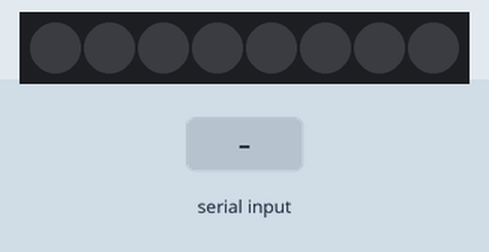
The sketch below on a simulated ESP32. On the bench: 8 RGB LEDs in strip order, left to right. The inputs (shaded band) are chosen by the test bench. Dim RGB values are drawn brighter than linear.

Above: at 1.2 s.
1.3 s: "rojo" received over Serial
At 3.5 s:
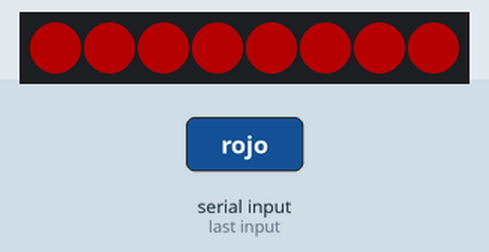
3.8 s: "verde" received over Serial
At 5.7 s:
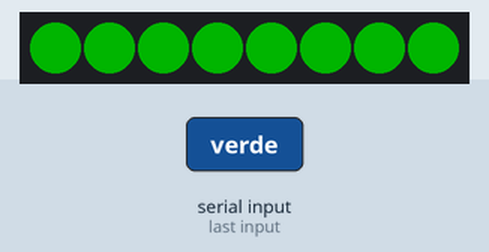
6.3 s: "azul" received over Serial
At 7.6 s:
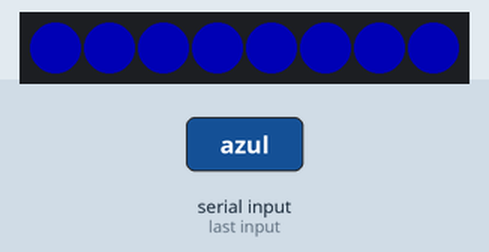
Timing chart, 0 to 9.3 s (numbered marks = the images above; inputs shaded):
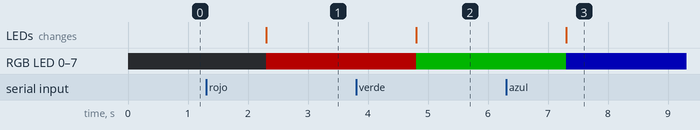

Measured:
- after the input at 1.3 s, RGB LED 0–7: off → RGB(64, 0, 0) after 1.0 s; the LEDs: change after 1.0 s (image 1)
- after the input at 3.8 s, RGB LED 0–7: RGB(64, 0, 0) → RGB(0, 64, 0) after 1.0 s; the LEDs: change after 1.0 s (image 2)
- after the input at 6.3 s, RGB LED 0–7: RGB(0, 64, 0) → RGB(0, 0, 64) after 1.0 s; the LEDs: change after 1.0 s (image 3)

The sketch:

NP05_colorSerial.ino
```cpp
#include <Adafruit_NeoPixel.h>

#define NUMPIXELS 8
#define PIN 26

Adafruit_NeoPixel tira = Adafruit_NeoPixel(NUMPIXELS, PIN, NEO_GRB + NEO_KHZ800);

struct RGB
{
  RGB(unsigned int _r, unsigned int _g, unsigned int _b)
  {
    r = _r;
    g = _g;
    b = _b;
  }

  unsigned int r = 255;
  unsigned int g = 255;
  unsigned int b = 255;

  uint32_t getColor()
  {
    return tira.Color(r, g, b);
  }
};

RGB rojo(255, 0, 0);
RGB verde(0, 255, 0);
RGB azul(0, 0, 255);
RGB off(0, 0, 0);

RGB colorActual = off;

void setup()
{
  tira.begin();
  tira.setBrightness(64);
  tira.clear();

  Serial.begin(9600);
}

void loop()
{
  if(Serial.available())
  {
    String entrada = Serial.readString();
    entrada.toLowerCase();

    if(entrada.charAt(0) == '$')
    {
      auto brillo = entrada.substring(1, entrada.length()).toInt();
      Serial.println(brillo);
      brillo = map(brillo, 0, 100, 0, 255);
      tira.setBrightness(brillo);
      tira.show();
    }
    if(entrada == "rojo") colorActual = rojo;
    else if(entrada == "verde") colorActual = verde;
    else if(entrada == "azul") colorActual = azul;
  }

  for(int i = 0; i < NUMPIXELS; i++)
  {
    tira.setPixelColor(i, colorActual.getColor());
    tira.show();
  }
}
```
